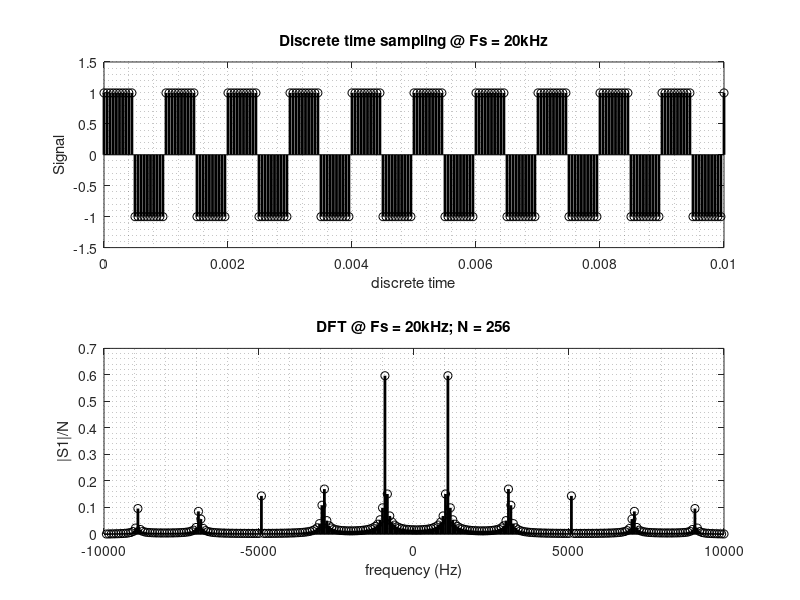

Here is the MATLAB script that generated this plot:

%Experiment 1C

Fs = 20e3;                                   % sampling frequency 12kHz
t= 0:1/Fs:1;                                 % data sampling points
S1 = square(2e3*pi*t);                       % square wave with time period 1ms

N = 256;
S2 = fftshift(fft(S1, N));                   % N point DFT 
%L = 1:floor(N/2);                           % taking half of all the frequency points because S1(f) = S1(Fs-f)
freq = (Fs/N) * (-(N/2)+1:(N/2));            % scaling frequency over N points
mag_S2 = abs(S2)/N;                          % magnitude of the signal per frequency

figure(1)

subplot(211)
stem(t, S1, 'black', 'LineWidth' , 2);          % discrete time sampled signal
axis([0 0.01 -1.5 1.5]);
xlabel('discrete time');
ylabel('Signal');
title('Discrete time sampling @ Fs = 20kHz');
grid minor;

subplot(212)
stem(freq, mag_S2, 'black', 'LineWidth', 2);     % Magnitude of the signal Vs the frequency
xlabel('frequency (Hz)');
ylabel('|S1|/N');
title('DFT @ Fs = 20kHz; N = 256');
grid minor;